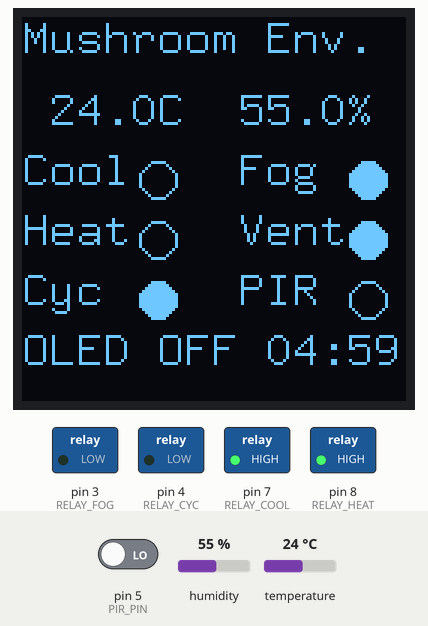
Recording of a sketch running on a simulated Arduino Uno, built with avr-gcc and run on an emulated ATmega328P. Shown: 128×128 one-colour display, switched loads named in the sketch (green lamp = pin HIGH). The inputs (shaded band) are chosen by the test bench; at power-on: temperature 24 °C, pin 5 (PIR_PIN) LOW, humidity 55 %. What the sketch prints to the serial monitor is not drawn.

Above: at 4.1 s.
4.2 s: temperature set to 25.3 °C
At 9.4 s:
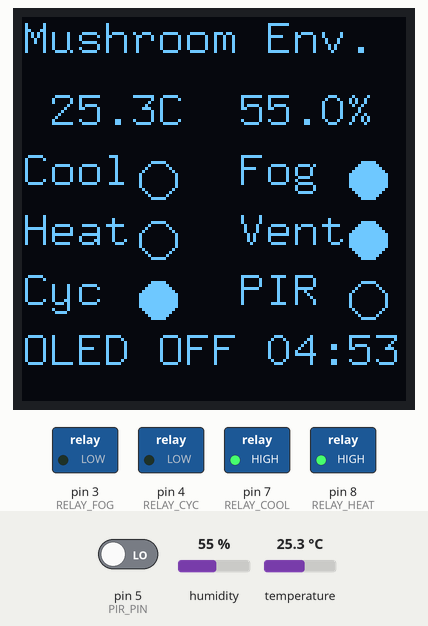
12.1 s: temperature set to 26.8 °C
At 15.5 s:
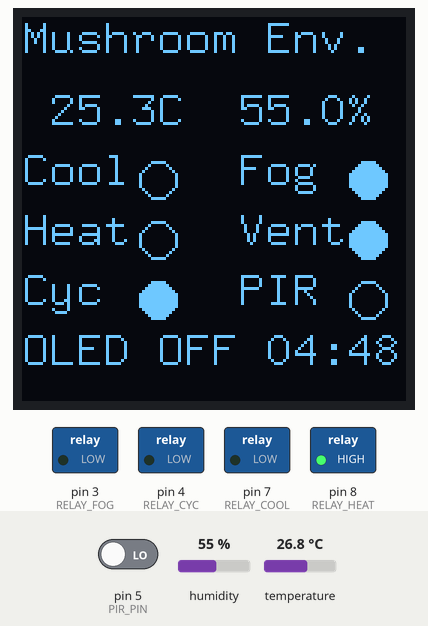
20.3 s: pin 5 (PIR_PIN) driven HIGH
At 22.6 s:
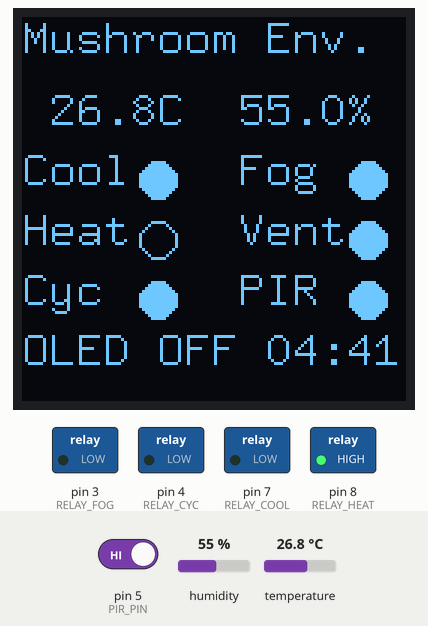
24.8 s: humidity set to 22 %
At 27.9 s:
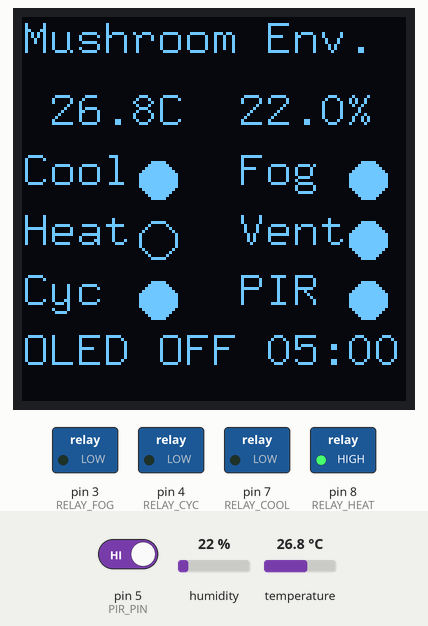
28.5 s: pin 5 (PIR_PIN) driven LOW
At 31.6 s:
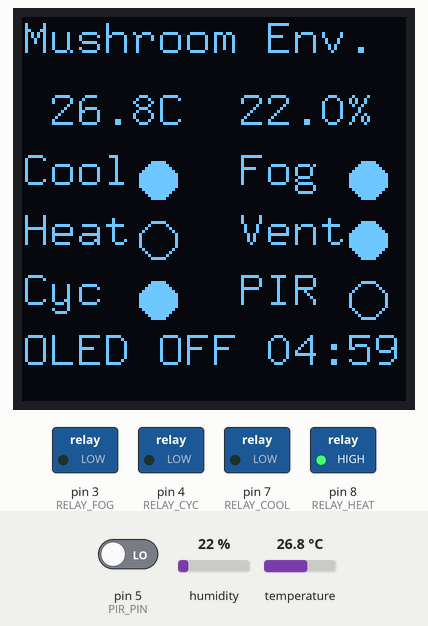
33.9 s: humidity set to 40 %
At 38.5 s:
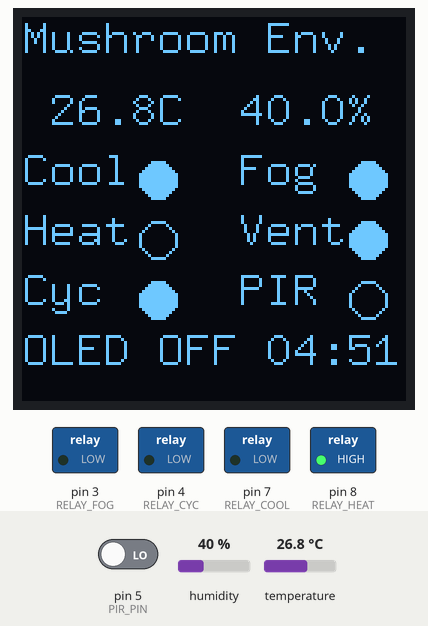
Timing chart, 0 to 40.0 s (numbered marks = the images above; inputs shaded):
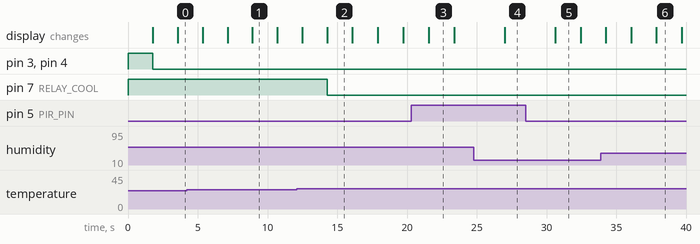

Measured:
- the behaviour switches between 25.9 and 26 °C on temperature (found by bisection; images 1 and 2)
- after the input at 12.1 s, pin 7 (RELAY_COOL): HIGH → LOW after 2.2 s
- after the input at 24.8 s, the display: changes after 2.2 s (image 4)
- after the input at 28.5 s, the display: changes after 2.1 s (image 5)
- what the display in image 2 shows lasts 1.8 s, from 14.3 s to 16.1 s

The sketch:

Mushroom_control.ino
```cpp
#include <Wire.h>
#include <U8g2lib.h>
#include <DHT.h>

// SH1107 128x128 I2C, 페이지버퍼(저RAM)
U8G2_SH1107_SEEED_128X128_1_HW_I2C u8g2(U8G2_R0, U8X8_PIN_NONE);

#define PIR_PIN   5
#define DHTPIN    6
#define DHTTYPE   DHT22
DHT dht(DHTPIN, DHTTYPE);

// 릴레이(하드웨어 트리거에 맞춰 조정)
#define RELAY_COOL  7
#define RELAY_HEAT  8
#define RELAY_FOG   3
#define RELAY_CYC   4
#define RELAY_ON    LOW
#define RELAY_OFF   HIGH

const float T_COOL_ON=26.0, T_COOL_OFF=18.0, T_HEAT_ON=10.0, T_HEAT_OFF=15.0;
const float H_FOG_ON=85.0, H_FOG_OFF=95.0;

const unsigned long TIMEOUT_MS=300000UL, LOOP_MS=1000UL;
unsigned long lastMotionMs=0, lastTick=0, lastAnyActiveMs=0, cycStartMs=0;
const unsigned long CYC_IDLE_MS=600000UL, CYC_RUN_MS=300000UL;

bool screenOn=true, coolOn=false, heatOn=false, fogOn=false, cycOn=false, cycForced=false;

inline bool motionDetected(){ return digitalRead(PIR_PIN)==HIGH; }
inline void setRelay(uint8_t pin, bool on){ digitalWrite(pin, on?RELAY_ON:RELAY_OFF); }
inline void applyOutputs(){ setRelay(RELAY_COOL,coolOn); setRelay(RELAY_HEAT,heatOn); setRelay(RELAY_FOG,fogOn); setRelay(RELAY_CYC,cycOn); }

void drawDot(int x,int y,bool on){ if(on) u8g2.drawDisc(x,y,6); else u8g2.drawCircle(x,y,6); }

void drawScreen(float t,float h,int remainSec){
  if(!screenOn) return;
  u8g2.firstPage();
  do{
    u8g2.setDrawColor(1);
    u8g2.setFont(u8g2_font_9x15_tf);

    u8g2.setCursor(0,12);  u8g2.print(F("Mushroom Env."));
    u8g2.setCursor(0,36);
    u8g2.print(F(" "));
    if(isnan(t)) u8g2.print(F("--.-")); else u8g2.print(t,1);
    u8g2.print(F("C  "));
    if(isnan(h)) u8g2.print(F("--.-")); else u8g2.print(h,1);
    u8g2.print(F("%"));

    u8g2.setCursor(0,56);  u8g2.print(F("Cool    Fog"));
    drawDot(45,54,coolOn); drawDot(115,54,fogOn);

    u8g2.setCursor(0,76);  u8g2.print(F("Heat    Vent"));
    drawDot(45,74,heatOn); drawDot(115,74,cycOn);

    u8g2.setCursor(0,96);  u8g2.print(F("Cyc     PIR"));
    drawDot(45,94,cycOn);  drawDot(115,94,motionDetected());

    char buf[10]; int mm=remainSec/60, ss=remainSec%60;
    snprintf(buf,sizeof(buf),"%02d:%02d",mm,ss);
    u8g2.setCursor(0,116); u8g2.print(F("OLED OFF ")); u8g2.print(buf);
  }while(u8g2.nextPage());
}

int secondsUntilOff(unsigned long now){
  if(!screenOn) return 0;
  unsigned long elapsed=now-lastMotionMs;
  if(elapsed>=TIMEOUT_MS) return 0;
  unsigned long remain_ms=TIMEOUT_MS-elapsed;
  return (int)((remain_ms+999UL)/1000UL);
}

void autoControl(float t,float h){
  if(!isnan(t)){
    if(t>=T_COOL_ON) coolOn=true; else if(t<=T_COOL_OFF) coolOn=false;
    if(t<=T_HEAT_ON) heatOn=true; else if(t>=T_HEAT_OFF) heatOn=false;
    if(coolOn&&heatOn){ if(t>=(T_COOL_ON+T_HEAT_OFF)/2.0) heatOn=false; else coolOn=false; }
  }
  if(!isnan(h)){
    if(h<=H_FOG_ON) fogOn=true; else if(h>=H_FOG_OFF) fogOn=false;
  }
}

void updateVentilation(unsigned long now){
  bool anyMain=coolOn||heatOn||fogOn;
  if(anyMain){ cycOn=true; cycForced=false; lastAnyActiveMs=now; return; }
  if(cycForced){
    if(now-cycStartMs>=CYC_RUN_MS){ cycForced=false; cycOn=false; lastAnyActiveMs=now; }
    else cycOn=true;
  }else{
    if(now-lastAnyActiveMs>=CYC_IDLE_MS){ cycForced=true; cycStartMs=now; cycOn=true; }
    else cycOn=false;
  }
}

void sendStatus(float t,float h){
  Serial.print(F("{\"t\":"));   if(isnan(t)) Serial.print(F("null")); else Serial.print(t,1);
  Serial.print(F(",\"h\":"));   if(isnan(h)) Serial.print(F("null")); else Serial.print(h,1);
  Serial.print(F(",\"cool\":")); Serial.print(coolOn?1:0);
  Serial.print(F(",\"heat\":")); Serial.print(heatOn?1:0);
  Serial.print(F(",\"fog\":"));  Serial.print(fogOn?1:0);
  Serial.print(F(",\"cyc\":"));  Serial.print(cycOn?1:0);
  Serial.println('}');
}

void setup(){
  Serial.begin(115200);
  pinMode(PIR_PIN,INPUT);

  // 초기 레벨 설정 후 OUTPUT
  digitalWrite(RELAY_COOL,RELAY_OFF);
  digitalWrite(RELAY_HEAT,RELAY_OFF);
  digitalWrite(RELAY_FOG, RELAY_OFF);
  digitalWrite(RELAY_CYC, RELAY_OFF);
  pinMode(RELAY_COOL,OUTPUT);
  pinMode(RELAY_HEAT,OUTPUT);
  pinMode(RELAY_FOG, OUTPUT);
  pinMode(RELAY_CYC, OUTPUT);

  dht.begin();
  u8g2.begin();

  unsigned long now=millis();
  lastMotionMs=now; lastAnyActiveMs=now;
  float t=dht.readTemperature(), h=dht.readHumidity();
  drawScreen(t,h,secondsUntilOff(now));
}

void loop(){
  unsigned long now=millis();

  if(motionDetected()){
    lastMotionMs=now;
    if(!screenOn){ screenOn=true; float t=dht.readTemperature(), h=dht.readHumidity(); drawScreen(t,h,secondsUntilOff(now)); }
  }
  if(screenOn && (now-lastMotionMs>=TIMEOUT_MS)){ screenOn=false; }

  if(now-lastTick>=LOOP_MS){
    lastTick=now;
    float t=dht.readTemperature(), h=dht.readHumidity();
    autoControl(t,h);
    updateVentilation(now);
    applyOutputs();
    if(screenOn) drawScreen(t,h,secondsUntilOff(now));
    sendStatus(t,h);
  }
}
```
